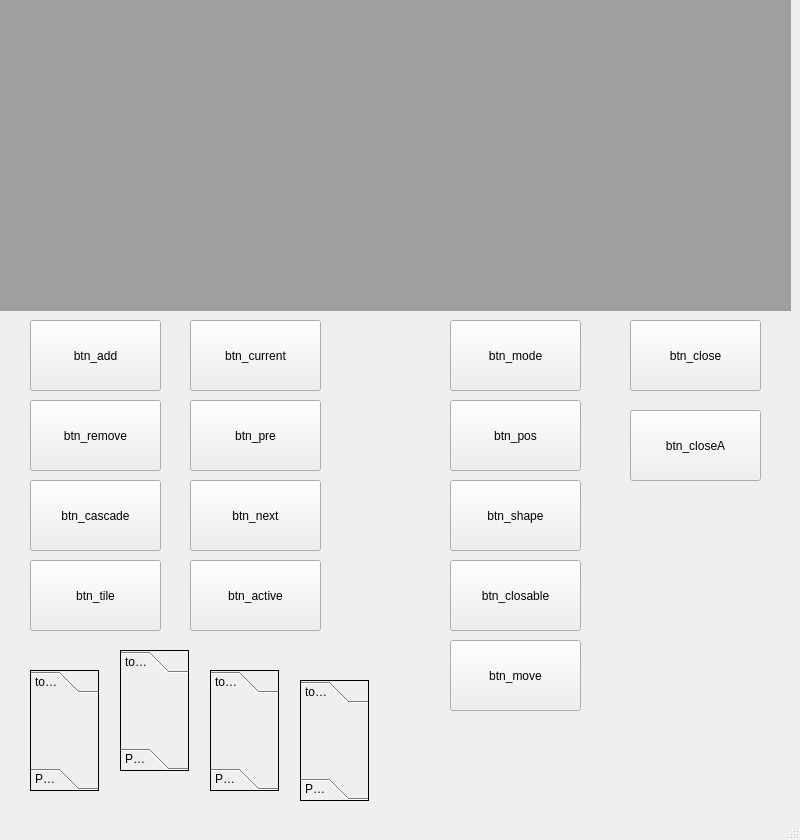
<?xml version="1.0" encoding="UTF-8"?>
<ui version="4.0">
 <class>MainWindow</class>
 <widget class="QMainWindow" name="MainWindow">
  <property name="geometry">
   <rect>
    <x>0</x>
    <y>0</y>
    <width>800</width>
    <height>840</height>
   </rect>
  </property>
  <property name="windowTitle">
   <string>MainWindow</string>
  </property>
  <widget class="QWidget" name="centralwidget">
   <widget class="QPushButton" name="btn_add">
    <property name="geometry">
     <rect>
      <x>30</x>
      <y>320</y>
      <width>131</width>
      <height>71</height>
     </rect>
    </property>
    <property name="text">
     <string>btn_add</string>
    </property>
   </widget>
   <widget class="QPushButton" name="btn_remove">
    <property name="geometry">
     <rect>
      <x>30</x>
      <y>400</y>
      <width>131</width>
      <height>71</height>
     </rect>
    </property>
    <property name="text">
     <string>btn_remove</string>
    </property>
   </widget>
   <widget class="QPushButton" name="btn_tile">
    <property name="geometry">
     <rect>
      <x>30</x>
      <y>560</y>
      <width>131</width>
      <height>71</height>
     </rect>
    </property>
    <property name="text">
     <string>btn_tile</string>
    </property>
   </widget>
   <widget class="QPushButton" name="btn_cascade">
    <property name="geometry">
     <rect>
      <x>30</x>
      <y>480</y>
      <width>131</width>
      <height>71</height>
     </rect>
    </property>
    <property name="text">
     <string>btn_cascade</string>
    </property>
   </widget>
   <widget class="QPushButton" name="btn_current">
    <property name="geometry">
     <rect>
      <x>190</x>
      <y>320</y>
      <width>131</width>
      <height>71</height>
     </rect>
    </property>
    <property name="text">
     <string>btn_current</string>
    </property>
   </widget>
   <widget class="QPushButton" name="btn_next">
    <property name="geometry">
     <rect>
      <x>190</x>
      <y>480</y>
      <width>131</width>
      <height>71</height>
     </rect>
    </property>
    <property name="text">
     <string>btn_next</string>
    </property>
   </widget>
   <widget class="QPushButton" name="btn_active">
    <property name="geometry">
     <rect>
      <x>190</x>
      <y>560</y>
      <width>131</width>
      <height>71</height>
     </rect>
    </property>
    <property name="text">
     <string>btn_active</string>
    </property>
   </widget>
   <widget class="QPushButton" name="btn_pre">
    <property name="geometry">
     <rect>
      <x>190</x>
      <y>400</y>
      <width>131</width>
      <height>71</height>
     </rect>
    </property>
    <property name="text">
     <string>btn_pre</string>
    </property>
   </widget>
   <widget class="QPushButton" name="btn_closable">
    <property name="geometry">
     <rect>
      <x>450</x>
      <y>560</y>
      <width>131</width>
      <height>71</height>
     </rect>
    </property>
    <property name="text">
     <string>btn_closable</string>
    </property>
   </widget>
   <widget class="QPushButton" name="btn_pos">
    <property name="geometry">
     <rect>
      <x>450</x>
      <y>400</y>
      <width>131</width>
      <height>71</height>
     </rect>
    </property>
    <property name="text">
     <string>btn_pos</string>
    </property>
   </widget>
   <widget class="QPushButton" name="btn_shape">
    <property name="geometry">
     <rect>
      <x>450</x>
      <y>480</y>
      <width>131</width>
      <height>71</height>
     </rect>
    </property>
    <property name="text">
     <string>btn_shape</string>
    </property>
   </widget>
   <widget class="QPushButton" name="btn_mode">
    <property name="geometry">
     <rect>
      <x>450</x>
      <y>320</y>
      <width>131</width>
      <height>71</height>
     </rect>
    </property>
    <property name="text">
     <string>btn_mode</string>
    </property>
   </widget>
   <widget class="QPushButton" name="btn_move">
    <property name="geometry">
     <rect>
      <x>450</x>
      <y>640</y>
      <width>131</width>
      <height>71</height>
     </rect>
    </property>
    <property name="text">
     <string>btn_move</string>
    </property>
   </widget>
   <widget class="QPushButton" name="btn_close">
    <property name="geometry">
     <rect>
      <x>630</x>
      <y>320</y>
      <width>131</width>
      <height>71</height>
     </rect>
    </property>
    <property name="text">
     <string>btn_close</string>
    </property>
   </widget>
   <widget class="QPushButton" name="btn_closeA">
    <property name="geometry">
     <rect>
      <x>630</x>
      <y>410</y>
      <width>131</width>
      <height>71</height>
     </rect>
    </property>
    <property name="text">
     <string>btn_closeA</string>
    </property>
   </widget>
   <widget class="QMdiArea" name="mdi">
    <property name="geometry">
     <rect>
      <x>0</x>
      <y>0</y>
      <width>791</width>
      <height>311</height>
     </rect>
    </property>
    <property name="sizePolicy">
     <sizepolicy hsizetype="Expanding" vsizetype="Expanding">
      <horstretch>222</horstretch>
      <verstretch>111</verstretch>
     </sizepolicy>
    </property>
   </widget>
   <widget class="QToolBox" name="tool_1">
    <property name="geometry">
     <rect>
      <x>30</x>
      <y>670</y>
      <width>69</width>
      <height>121</height>
     </rect>
    </property>
    <property name="frameShape">
     <enum>QFrame::Box</enum>
    </property>
    <property name="currentIndex">
     <number>0</number>
    </property>
    <widget class="QWidget" name="page">
     <property name="geometry">
      <rect>
       <x>0</x>
       <y>0</y>
       <width>67</width>
       <height>67</height>
      </rect>
     </property>
     <attribute name="label">
      <string>tool_1</string>
     </attribute>
    </widget>
    <widget class="QWidget" name="page_4">
     <property name="geometry">
      <rect>
       <x>0</x>
       <y>0</y>
       <width>67</width>
       <height>67</height>
      </rect>
     </property>
     <attribute name="label">
      <string>Page 2</string>
     </attribute>
    </widget>
   </widget>
   <widget class="QToolBox" name="tool_2">
    <property name="geometry">
     <rect>
      <x>120</x>
      <y>650</y>
      <width>69</width>
      <height>121</height>
     </rect>
    </property>
    <property name="frameShape">
     <enum>QFrame::Box</enum>
    </property>
    <property name="currentIndex">
     <number>0</number>
    </property>
    <widget class="QWidget" name="page">
     <property name="geometry">
      <rect>
       <x>0</x>
       <y>0</y>
       <width>67</width>
       <height>67</height>
      </rect>
     </property>
     <attribute name="label">
      <string>tool_2</string>
     </attribute>
    </widget>
    <widget class="QWidget" name="page_5">
     <property name="geometry">
      <rect>
       <x>0</x>
       <y>0</y>
       <width>67</width>
       <height>67</height>
      </rect>
     </property>
     <attribute name="label">
      <string>Page 2</string>
     </attribute>
    </widget>
   </widget>
   <widget class="QToolBox" name="tool_3">
    <property name="geometry">
     <rect>
      <x>210</x>
      <y>670</y>
      <width>69</width>
      <height>121</height>
     </rect>
    </property>
    <property name="frameShape">
     <enum>QFrame::Box</enum>
    </property>
    <property name="currentIndex">
     <number>0</number>
    </property>
    <widget class="QWidget" name="page">
     <property name="geometry">
      <rect>
       <x>0</x>
       <y>0</y>
       <width>67</width>
       <height>67</height>
      </rect>
     </property>
     <attribute name="label">
      <string>tool_3</string>
     </attribute>
    </widget>
    <widget class="QWidget" name="page_9">
     <property name="geometry">
      <rect>
       <x>0</x>
       <y>0</y>
       <width>67</width>
       <height>67</height>
      </rect>
     </property>
     <attribute name="label">
      <string>Page 2</string>
     </attribute>
    </widget>
   </widget>
   <widget class="QToolBox" name="tool_4">
    <property name="geometry">
     <rect>
      <x>300</x>
      <y>680</y>
      <width>69</width>
      <height>121</height>
     </rect>
    </property>
    <property name="frameShape">
     <enum>QFrame::Box</enum>
    </property>
    <property name="currentIndex">
     <number>0</number>
    </property>
    <widget class="QWidget" name="page">
     <property name="geometry">
      <rect>
       <x>0</x>
       <y>0</y>
       <width>67</width>
       <height>67</height>
      </rect>
     </property>
     <attribute name="label">
      <string>tool_4</string>
     </attribute>
    </widget>
    <widget class="QWidget" name="page_11">
     <property name="geometry">
      <rect>
       <x>0</x>
       <y>0</y>
       <width>67</width>
       <height>67</height>
      </rect>
     </property>
     <attribute name="label">
      <string>Page 2</string>
     </attribute>
    </widget>
   </widget>
  </widget>
  <widget class="QMenuBar" name="menubar">
   <property name="geometry">
    <rect>
     <x>0</x>
     <y>0</y>
     <width>800</width>
     <height>21</height>
    </rect>
   </property>
  </widget>
  <widget class="QStatusBar" name="statusbar"/>
 </widget>
 <resources/>
 <connections/>
</ui>
